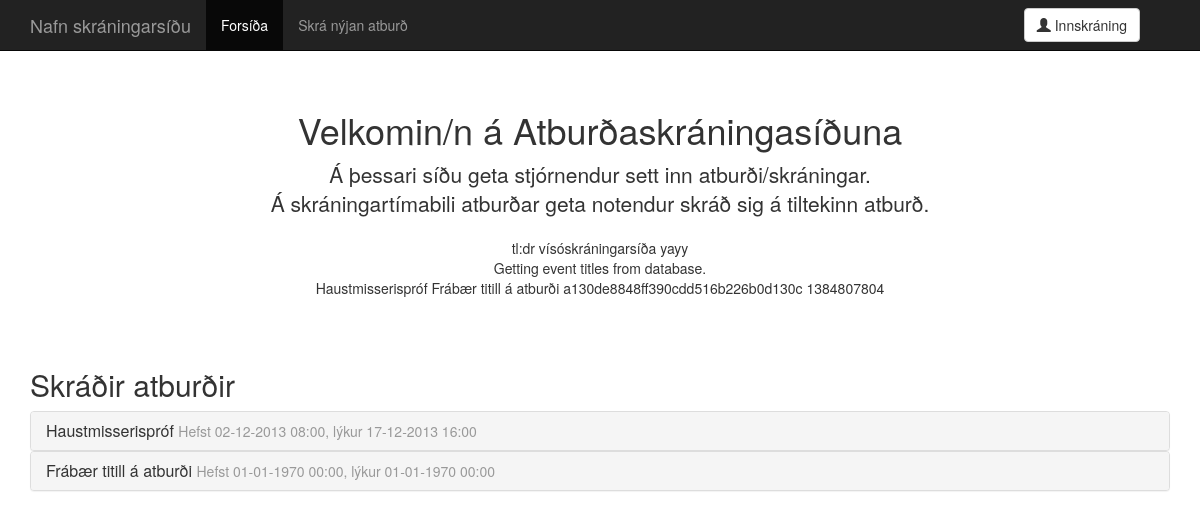
Before: / with the older database file.
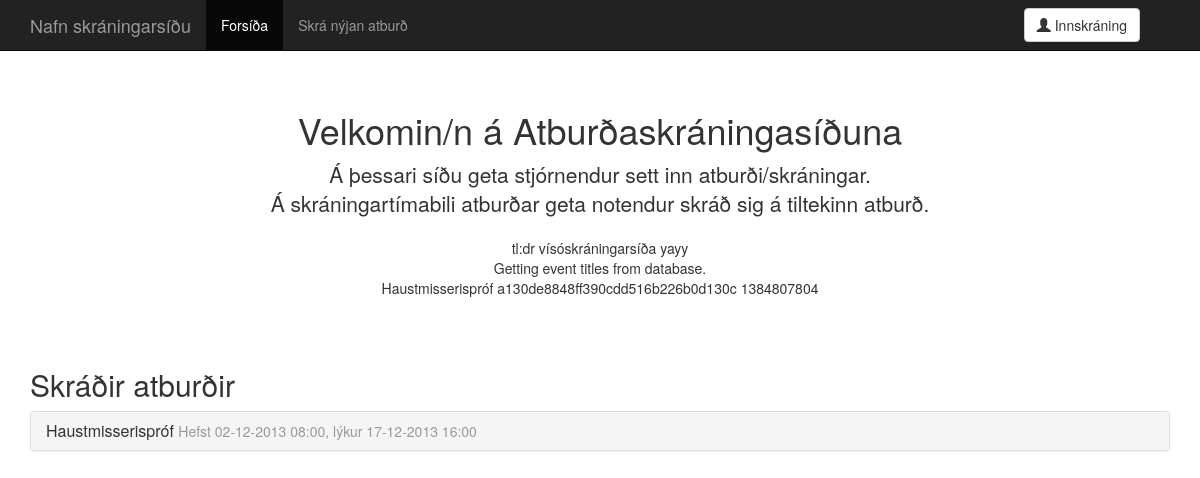
After: the same page with the newer database file.
### tables this page shows
CREATE TABLE 'events' (
  'event_id' integer NOT NULL,
  'title' text,
  'start' integer,
  'end' integer,
  'registration_start' integer,
  'registration_end' integer,
  'description' text,
  'location' text,
  'seats' integer,
  'date_created' integer,
  'date_edited' integer,
  'creator' integer,
  'last_editor' integer,
  PRIMARY KEY ('event_id')
);

### php/config.php (called while the page is built, shortened)
<?php
$website_name = "Nafn skráningarsíðu";
?>

### php/head.php (called while the page is built, shortened)
<?php
require_once "php/config.php";
$salt1 = "v@ult";
$salt2 = "pod!";
?>

### parts/listed.events.php (the view, shortened to what this page needs)
<?php
$result = $db->query("SELECT title,start,end,registration_start,registration_end,description,location,seats FROM events ORDER BY start;");
foreach($result as $row_data) {
  $title = $row_data["title"];
  $start = date("d-m-Y H:i", $row_data["start"]);
  $end = date("d-m-Y H:i", $row_data["end"]);
  $registration_start = date("d-m-Y H:i", $row_data["registration_start"]);
  $registration_end = date("d-m-Y H:i", $row_data["registration_end"]);
  $description = nl2br($row_data["description"]);
  $location = $row_data["location"];
  $seats = $row_data["seats"];
  echo <<<_END
      <div class="panel-group" id="accordion">
        <div class="panel panel-default">
          <div class="panel-heading">
          <h3 class="panel-title">
            <a class="accordion-toggle" data-toggle="collapse" data-parent="#accordion" href="#collapseOne">
              $title <small>Hefst $start, lýkur $end</small>
            </a>
          </h3>
          </div>
          <div id="collapseOne" class="panel-collapse collapse">
            <div class="panel-body">
              <p>
              $description
              </p>
              <p>
              Staðsetning: $location.
              </p>
              <p>
              Skráning hefst $registration_start <br />
              Skráningu lýkur $registration_end
              </p>
              <p>
              Sætafjöldi: $seats
              </p>
              <p><a class="btn btn-default" href="#">Fara í skráningarlista atburðar &raquo;</a></p>
            </div>
          </div>
        </div>
      </div>
_END;
}
?>

### index.php (shortened to what this page needs)
<?php
require_once "php/head.php";
?>
<!DOCTYPE html>
<html lang="is">
  <head>
    <link href="dist/css/bootstrap.css" rel="stylesheet">
    <link href="css/main.css" rel="stylesheet">
  </head>
  <body>
<?php
$index_active = " class=\"active\"";
require_once "parts/navbar.php";
?>
    <div class="container">
      <div class="starter-template">
        <h1>Velkomin/n á Atburðaskráningasíðuna</h1>
        <p class="lead">
        Á þessari síðu geta stjórnendur sett inn atburði/skráningar.<br />
        Á skráningartímabili atburðar geta notendur skráð sig á tiltekinn atburð.
        </p>
        <p>
        tl:dr vísóskráningarsíða yayy <br />
<?php
echo "Getting event titles from database.<br />\n";
$result = $db->query("SELECT title FROM events;");
foreach($result as $row_data)
{
  echo $row_data["title"]."\n";
}
$pass = "adminpowers";
$encripted_pass = md5("$salt1$pass$salt2");
echo $encripted_pass."\n";
echo time();
?>
        </p>
      </div>
      <h2>Skráðir atburðir</h2>
<?php require_once "parts/listed.events.php"; ?>
    </div>
  </body>
</html>

### parts/navbar.php (shortened to what this page needs)
<?php
if (!isset($event_add_active)) {
  $event_add_active = "";
}
echo <<<_END
        <div class="navbar navbar-inverse navbar-fixed-top">
          <div class="container">
            <div class="navbar-header">
              <button type="button" class="navbar-toggle" data-toggle="collapse" data-target=".navbar-collapse">
                <span class="icon-bar"></span>
                <span class="icon-bar"></span>
                <span class="icon-bar"></span>
              </button>
              <a class="navbar-brand" href="index.php">$website_name</a>
            </div>
            <div class="collapse navbar-collapse">
              <ul class="nav navbar-nav">
                <li$index_active><a href="index.php">Forsíða</a></li>
                <li$event_add_active><a href="event.add.php">Skrá nýjan atburð</a></li>
              </ul>
_END;
if (USER_LOGGEDIN) {
  echo <<<_END
              <div class="navbar-form navbar-right">
                <div class="btn-group">
                  <button type="button" class="btn btn-default dropdown-toggle" data-toggle="dropdown">
                    <span class="glyphicon glyphicon-user"></span> $user_name <span class="caret"></span>
                  </button>
                  <ul class="dropdown-menu" role="menu">
                    <li><a href="#">Síðan mín</a></li>
                    <li><a href="event.add.php">Skrá nýjan atburð</a></li>
                    <li class="divider"></li>
                    <li><a href="logout.php">Útskrá</a></li>
                  </ul>
                </div>
              </div>
_END;
}
else {
  echo <<<_END
              <div class="navbar-form navbar-right">
                <a class="btn btn-default" href="login.php">
                <span class="glyphicon glyphicon-user"></span> Innskráning
                </a>
              </div>
_END;
}
echo <<<_END
            </div>
          </div>
        </div>
_END;
?>

### css/main.css (style rules this page uses)
body { padding-top: 50px; }
.starter-template { padding: 40px 15px; text-align: center; }

Changed rows visible on the page:
removed events: title "Frábær titill á atburði", start "01-01-1970 00:00", end "01-01-1970 00:00"
